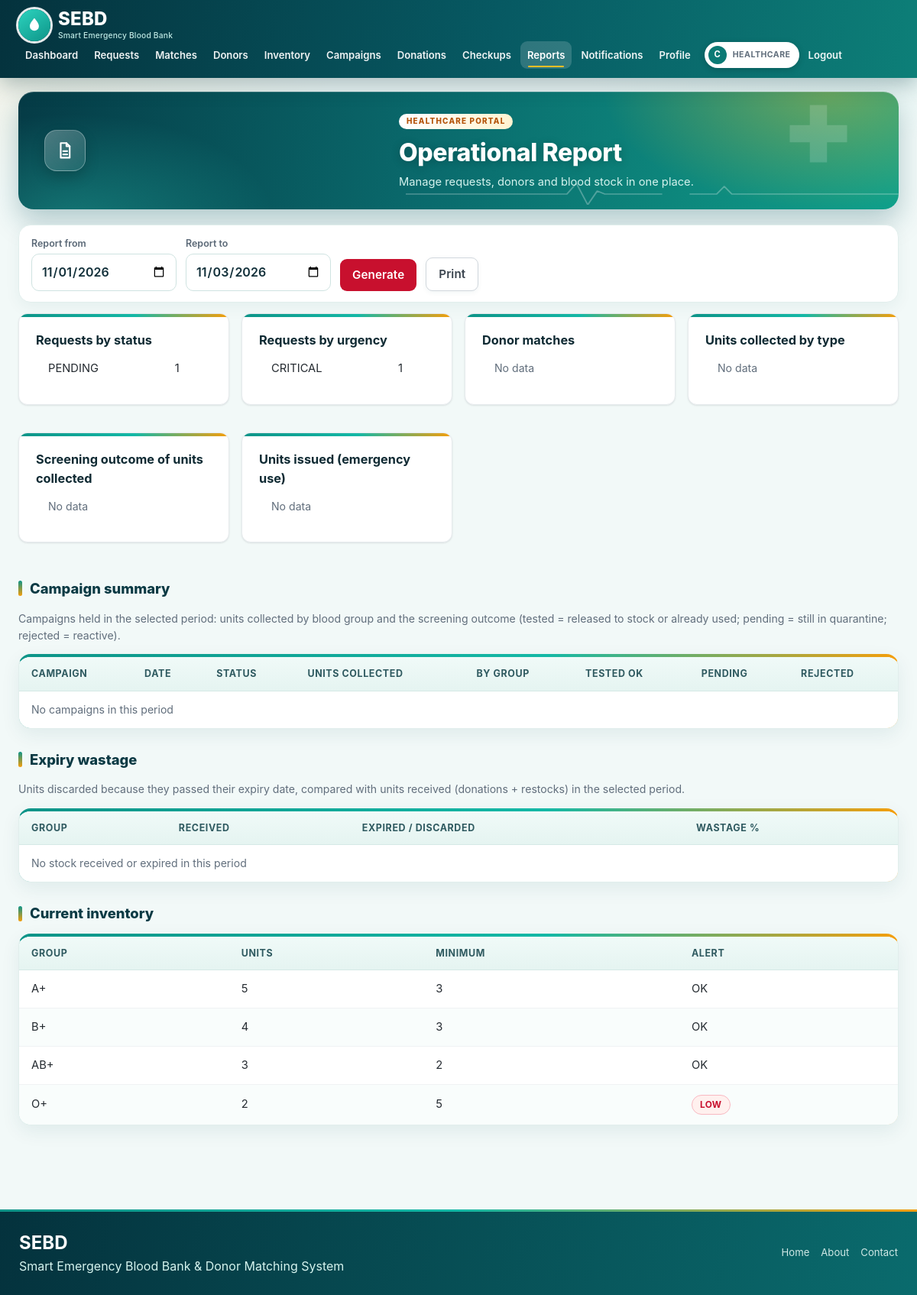
The app's page /healthcare/reports.php (signed in) with its own data.
### tables this page shows
CREATE TABLE IF NOT EXISTS `blood_inventory` (
  `inventory_id` int NOT NULL AUTO_INCREMENT,
  `organization_id` int NOT NULL,
  `blood_group` enum('A+','A-','B+','B-','AB+','AB-','O+','O-') NOT NULL,
  `units_available` int NOT NULL DEFAULT '0',
  `minimum_stock` int NOT NULL DEFAULT '0',
  `last_updated` datetime DEFAULT CURRENT_TIMESTAMP ON UPDATE CURRENT_TIMESTAMP,
  PRIMARY KEY (`inventory_id`),
  UNIQUE KEY `organization_id` (`organization_id`,`blood_group`)
);

### includes/auth.php (called while the page is built, shortened)
<?php
require_once __DIR__.'/../config/database.php';
require_once __DIR__.'/functions.php';
process_requests($pdo);

### healthcare/reports.php (the view, shortened to what this page needs)
<?php require_once __DIR__.'/../includes/auth.php'; require_role('HEALTHCARE');
$o=my_org($pdo); $oid=$o['organization_id']; [$f,$t]=date_range(date('Y-m-01'),date('Y-m-d'));
function grp($pdo,$sql,$p){ $s=$pdo->prepare($sql); $s->execute($p); return $s->fetchAll(PDO::FETCH_KEY_PAIR); }
$req=grp($pdo,"SELECT IF(r.status='CANCELLED' AND ".AUTOCLOSED_SQL.",'EXPIRED (auto-closed)',IF(r.status='CANCELLED','CANCELLED (by organization)',r.status)) s,COUNT(*) FROM emergency_requests r WHERE r.organization_id=? AND DATE(r.created_at) BETWEEN ? AND ? GROUP BY s",[$oid,$f,$t]);
$urg=grp($pdo,"SELECT urgency,COUNT(*) FROM emergency_requests WHERE organization_id=? AND DATE(created_at) BETWEEN ? AND ? GROUP BY urgency",[$oid,$f,$t]);
$mat=grp($pdo,"SELECT m.status,COUNT(*) FROM donor_matches m JOIN emergency_requests r USING(request_id) WHERE r.organization_id=? AND DATE(m.matched_at) BETWEEN ? AND ? GROUP BY m.status",[$oid,$f,$t]);
$don=grp($pdo,"SELECT donation_type,SUM(units_donated) FROM donations WHERE organization_id=? AND status='COMPLETED' AND DATE(donation_date) BETWEEN ? AND ? GROUP BY donation_type",[$oid,$f,$t]);
$rec=grp($pdo,"SELECT blood_group,SUM(quantity_change) FROM inventory_logs WHERE organization_id=? AND change_type IN ('DONATION','RESTOCK') AND quantity_change>0 AND DATE(created_at) BETWEEN ? AND ? GROUP BY blood_group",[$oid,$f,$t]);
$use=grp($pdo,"SELECT blood_group,SUM(-quantity_change) FROM inventory_logs WHERE organization_id=? AND change_type='EMERGENCY_USE' AND DATE(created_at) BETWEEN ? AND ? GROUP BY blood_group",[$oid,$f,$t]);
$exp=grp($pdo,"SELECT blood_group,SUM(-quantity_change) FROM inventory_logs WHERE organization_id=? AND change_type='EXPIRED' AND DATE(created_at) BETWEEN ? AND ? GROUP BY blood_group",[$oid,$f,$t]);
$scr=grp($pdo,"SELECT CASE b.status WHEN 'QUARANTINE' THEN 'Pending screening' WHEN 'REJECTED' THEN 'Rejected (reactive)' ELSE 'Passed (released to stock / used / expired)' END s,SUM(n.units_donated) FROM donations n JOIN blood_batches b ON b.donation_id=n.donation_id WHERE n.organization_id=? AND n.status='COMPLETED' AND DATE(n.donation_date) BETWEEN ? AND ? GROUP BY s",[$oid,$f,$t]);
$camp=$pdo->prepare("SELECT c.campaign_id,c.campaign_name,c.campaign_date,c.status,COUNT(n.donation_id) dn,COALESCE(SUM(b.status='QUARANTINE'),0) q,COALESCE(SUM(b.status IN ('ACTIVE','USED','EXPIRED')),0) ok,COALESCE(SUM(b.status='REJECTED'),0) rj FROM donation_campaigns c LEFT JOIN donations n ON n.campaign_id=c.campaign_id LEFT JOIN blood_batches b ON b.donation_id=n.donation_id WHERE c.organization_id=? AND c.campaign_date BETWEEN ? AND ? GROUP BY c.campaign_id ORDER BY c.campaign_date DESC"); $camp->execute([$oid,$f,$t]); $camp=$camp->fetchAll();
$inv=$pdo->prepare("SELECT * FROM blood_inventory WHERE organization_id=? ORDER BY blood_group"); $inv->execute([$oid]);
$title='Operational Report'; require '../includes/header.php';
function tb($a,$h){ echo "<div class='card'><b>$h</b><table>"; foreach($a as $k=>$v) echo "<tr><td>".h($k)."</td><td>".h($v)."</td></tr>"; if(!$a) echo "<tr><td class='muted'>No data</td></tr>"; echo "</table></div>"; } ?>
<form class="filter"><label class="dl">Report from <input type="date" name="from" value="<?= h($f) ?>"></label><label class="dl">Report to <input type="date" name="to" value="<?= h($t) ?>"></label><button class="btn">Generate</button><button type="button" class="btn alt" onclick="window.print()">Print</button></form>
<div class="row"><?php tb($req,'Requests by status'); tb($urg,'Requests by urgency'); tb($mat,'Donor matches'); tb($don,'Units collected by type'); tb($scr,'Screening outcome of units collected'); tb($use,'Units issued (emergency use)'); ?></div>
<h2>Campaign summary</h2><p class="muted">Campaigns held in the selected period: units collected by blood group and the screening outcome (tested = released to stock or already used; pending = still in quarantine; rejected = reactive).</p>
<div class="tw"><table><thead><tr><th>Campaign</th><th>Date</th><th>Status</th><th>Units collected</th><th>By group</th><th>Tested OK</th><th>Pending</th><th>Rejected</th></tr></thead><tbody>
<?php  if(!$camp) echo "<tr><td colspan='8' class='muted'>No campaigns in this period</td></tr>"; ?></tbody></table></div>
<h2>Expiry wastage</h2><p class="muted">Units discarded because they passed their expiry date, compared with units received (donations + restocks) in the selected period.</p>
<div class="tw"><table><thead><tr><th>Group</th><th>Received</th><th>Expired / discarded</th><th>Wastage %</th></tr></thead><tbody>
<?php $tr=0;$te=0; foreach(BLOOD as $b){ $r=(int)($rec[$b]??0); $e=(int)($exp[$b]??0); if(!$r&&!$e) continue; $tr+=$r;$te+=$e; echo "<tr><td>".h($b)."</td><td>$r</td><td>$e</td><td>".($r?round($e*100/$r,1).'%':'-')."</td></tr>"; }
if(!$tr&&!$te) echo "<tr><td colspan='4' class='muted'>No stock received or expired in this period</td></tr>"; else echo "<tr><td><b>Total</b></td><td><b>$tr</b></td><td><b>$te</b></td><td><b>".($tr?round($te*100/$tr,1).'%':'-')."</b></td></tr>"; ?></tbody></table></div>
<h2>Current inventory</h2><div class="tw"><table><thead><tr><th>Group</th><th>Units</th><th>Minimum</th><th>Alert</th></tr></thead><tbody>
<?php foreach($inv as $r) echo "<tr><td>".h($r['blood_group'])."</td><td>{$r['units_available']}</td><td>{$r['minimum_stock']}</td><td>".($r['units_available']<=$r['minimum_stock']?badge('LOW'):'OK')."</td></tr>"; ?></tbody></table></div>
<?php require '../includes/footer.php';

### includes/functions.php (shortened to what this page needs)
<?php
function icon($n){
  static $i=[
  'drop'=>'<path d="M12 2.7s6 6.2 6 10.6a6 6 0 0 1-12 0c0-4.4 6-10.6 6-10.6z"/>',
  'users'=>'<path d="M16 20v-1.5a3.5 3.5 0 0 0-3.5-3.5h-5A3.5 3.5 0 0 0 4 18.5V20"/><circle cx="10" cy="8" r="3.5"/><path d="M20 20v-1.5a3.5 3.5 0 0 0-2.5-3.3M15.5 4.7a3.5 3.5 0 0 1 0 6.6"/>',
  'user'=>'<circle cx="12" cy="8" r="4"/><path d="M4 21v-1a6 6 0 0 1 6-6h4a6 6 0 0 1 6 6v1"/>',
  'check'=>'<path d="M5 12.5l4.5 4.5L19 7.5"/>',
  'hospital'=>'<path d="M4 21V6a1 1 0 0 1 1-1h8a1 1 0 0 1 1 1v15M14 10h5a1 1 0 0 1 1 1v10M2 21h20M9 8v6M6 11h6"/>',
  'activity'=>'<path d="M3 12h4l3-8 4 16 3-8h4"/>',
  'alert'=>'<path d="M12 3.5L21.5 20h-19z"/><path d="M12 10v5M12 17.5v.01"/>',
  'target'=>'<circle cx="12" cy="12" r="9"/><circle cx="12" cy="12" r="5"/><circle cx="12" cy="12" r="1"/>',
  'lock'=>'<rect x="5" y="11" width="14" height="10" rx="2"/><path d="M8 11V8a4 4 0 0 1 8 0v3"/>',
  'message'=>'<path d="M21 12a8 8 0 0 1-11.6 7.1L4 20.5l1.4-4.6A8 8 0 1 1 21 12z"/>',
  'pin'=>'<path d="M12 21s7-6.2 7-11.5a7 7 0 0 0-14 0C5 14.8 12 21 12 21z"/><circle cx="12" cy="9.5" r="2.5"/>',
  'mail'=>'<rect x="3" y="5" width="18" height="14" rx="2"/><path d="M3 7l9 6 9-6"/>',
  'phone'=>'<path d="M5 4h4l2 5-2.5 1.5a11 11 0 0 0 5 5L15 13l5 2v4a2 2 0 0 1-2 2A16 16 0 0 1 3 6a2 2 0 0 1 2-2z"/>',
  'shield'=>'<path d="M12 3l8 3v6c0 4.5-3.4 8-8 9-4.6-1-8-4.5-8-9V6z"/><path d="M9 12l2.2 2.2L15.5 10"/>',
  'clock'=>'<circle cx="12" cy="12" r="9"/><path d="M12 7v5l3 2"/>',
  'arrow'=>'<path d="M5 12h14M13 6l6 6-6 6"/>',
  'calendar'=>'<rect x="4" y="5" width="16" height="15" rx="2"/><path d="M4 10h16M9 3v4M15 3v4"/>',
  'bell'=>'<path d="M6 16v-5a6 6 0 0 1 12 0v5l1.5 2h-15z"/><path d="M10 20.5a2 2 0 0 0 4 0"/>',
  'heart'=>'<path d="M12 20s-7.5-4.6-7.5-10a4.3 4.3 0 0 1 7.5-2.8A4.3 4.3 0 0 1 19.5 10c0 5.4-7.5 10-7.5 10z"/>',
  'clipboard'=>'<rect x="6" y="4" width="12" height="17" rx="2"/><path d="M9 4h6v3H9zM9 12h6M9 16h4"/>',
  'megaphone'=>'<path d="M4 10v4h3l7 4V6L7 10z"/><path d="M17.5 9.5a4 4 0 0 1 0 5"/>',
  'ban'=>'<circle cx="12" cy="12" r="9"/><path d="M5.6 5.6l12.8 12.8"/>',
  'file'=>'<path d="M7 3h7l4 4v14H7z"/><path d="M14 3v4h4M10 13h5M10 17h5"/>',
  'menu'=>'<path d="M4 6h16M4 12h16M4 18h16"/>'
  ];
  return "<svg class='ico' viewBox='0 0 24 24' width='1em' height='1em' aria-hidden='true' focusable='false'>".$i[$n].'</svg>';
}
function h($s){ return htmlspecialchars((string)$s, ENT_QUOTES, 'UTF-8'); }
function date_range($df,$dt){ $ok=fn($x)=>(bool)(($o=DateTime::createFromFormat('Y-m-d',$x))&&$o->format('Y-m-d')===$x); $f=get('from',$df); $t=get('to',$dt); if(!$ok($f))$f=$df; if(!$ok($t))$t=$dt; if($f>$t)[$f,$t]=[$t,$f]; return [$f,$t]; }
function get($k,$d=''){ $v=$_GET[$k] ?? $d; return is_string($v)?trim($v):(string)$d; }
function badge($s){ $label=$s==='CLEARED'?'Checkup cleared':str_replace('_',' ',$s); return "<span class='badge b-".strtolower(h($s))."'>".h($label)."</span>"; }
function compatible_donor_groups($r){
  $m=['A+'=>['A+','A-','O+','O-'],'A-'=>['A-','O-'],'B+'=>['B+','B-','O+','O-'],'B-'=>['B-','O-'],
      'AB+'=>BLOOD,'AB-'=>['AB-','A-','B-','O-'],'O+'=>['O+','O-'],'O-'=>['O-']];
  return $m[$r] ?? [];
}
function distance_km($a,$b,$c,$d){
  $r=6371; $dl=deg2rad($c-$a); $dn=deg2rad($d-$b);
  $x=sin($dl/2)**2+cos(deg2rad($a))*cos(deg2rad($c))*sin($dn/2)**2;
  return round(2*$r*asin(sqrt($x)),2);
}
function donor_group_order($recipient){
  $c=compatible_donor_groups($recipient); $reach=[];
  foreach(BLOOD as $g){ $reach[$g]=0; foreach(BLOOD as $rcp) if(in_array($g,compatible_donor_groups($rcp),true)) $reach[$g]++; }
  $rh=substr($recipient,-1);
  $key=fn($g)=>[$g===$recipient?0:1,substr($g,-1)===$rh?0:1,$reach[$g],array_search($g,BLOOD)];
  usort($c,fn($a,$b)=>$key($a)<=>$key($b));
  return $c;
}
function process_requests($pdo,$force=false){
  try{
    $e=$pdo->query("SELECT r.request_id,r.urgency,r.status,r.units_required,r.blood_group,ho.user_id org_user,
        (SELECT COUNT(*) FROM donor_matches m WHERE m.request_id=r.request_id AND m.status IN ('ACCEPTED','COMPLETED')) active,
        (SELECT COUNT(*) FROM emergency_request_history h WHERE h.request_id=r.request_id AND h.notes LIKE 'Re-match round%(automatic)%') autor,
        TIMESTAMPDIFF(MINUTE,r.created_at,r.required_time) win,
        GREATEST(r.created_at,COALESCE((SELECT MAX(h.changed_at) FROM emergency_request_history h WHERE h.request_id=r.request_id AND (h.notes LIKE 'Re-match round%' OR h.notes LIKE 'Request edited%urgency %')),r.created_at)) last_round,
        TIMESTAMPDIFF(MINUTE,GREATEST(r.created_at,COALESCE((SELECT MAX(h.changed_at) FROM emergency_request_history h WHERE h.request_id=r.request_id AND (h.notes LIKE 'Re-match round%' OR h.notes LIKE 'Request edited%urgency %')),r.created_at)),NOW()) waited
      FROM emergency_requests r JOIN healthcare_organizations ho USING(organization_id) WHERE r.status IN ('PENDING','MATCHING','PARTIALLY_FULFILLED') AND r.required_time>NOW()")->fetchAll();
    foreach($e as $r){
      $limit=min(ESCALATE_AFTER_MIN[$r['urgency']],max(ESCALATE_MIN_WAIT,intdiv((int)$r['win'],2)));
      if((int)$r['active']>=(int)$r['units_required'] || (int)$r['autor']>=AUTO_MAX_ROUNDS || (int)$r['waited']<$limit) continue;
      $rd=rematch_rounds($pdo,$r['request_id'])+1; $n=run_matching($pdo,$r['request_id'],$rd,$mi);
      $note="Re-match round $rd (automatic): $n additional donor(s) notified after {$limit} minutes without enough accepted donors (search widened".($n?'; '.match_info_text($mi,$r['blood_group']):'').").";
      $pdo->prepare("INSERT INTO emergency_request_history(request_id,old_status,new_status,changed_by,notes) VALUES(?,?,?,?,?)")->execute([$r['request_id'],$r['status'],$n&&$r['status']==='PENDING'?'MATCHING':$r['status'],$r['org_user'],$note]);
    }
  }catch(Throwable $x){  }
  finally{ try{ $pdo->query("SELECT RELEASE_LOCK('sebd_process_requests')"); }catch(Throwable $x){} }
}
function rematch_rounds($pdo,$rid){ $s=$pdo->prepare("SELECT COUNT(*) FROM emergency_request_history WHERE request_id=? AND notes LIKE 'Re-match round%'"); $s->execute([$rid]); return (int)$s->fetchColumn(); }
function reach_km($requiredTime,$now=null){ $left=(strtotime($requiredTime)-($now??time()))/60; return max(0,($left-RESPONSE_BUFFER_MIN)/60*TRAVEL_KMH); }
function run_matching($pdo,$rid,$round=0,&$info=null){
  $info=['exact'=>0,'compatible'=>0,'reserved'=>0,'far'=>0];
  $s=$pdo->prepare("SELECT r.*,COALESCE(r.latitude,o.latitude) lat,COALESCE(r.longitude,o.longitude) lng FROM emergency_requests r JOIN healthcare_organizations o ON o.organization_id=r.organization_id WHERE r.request_id=?");
  $s->execute([$rid]); $r=$s->fetch(); if(!$r) return 0;
  $order=donor_group_order($r['blood_group']); $in=implode(',',array_fill(0,count($order),'?'));
  $q=$pdo->prepare("SELECT d.*,u.user_id uid FROM donors d JOIN users u ON u.user_id=d.user_id
    WHERE d.verification_status='VERIFIED' AND d.health_status='CLEARED' AND d.availability_status='AVAILABLE' AND u.status='ACTIVE' AND d.weight_kg>".DONOR_MIN_WEIGHT_KG." AND d.date_of_birth<=DATE_SUB(CURDATE(),INTERVAL ".DONOR_MIN_AGE." YEAR)
    AND d.date_of_birth>DATE_SUB(CURDATE(),INTERVAL IF(d.last_donation_date IS NOT NULL OR EXISTS(SELECT 1 FROM donations dn WHERE dn.donor_id=d.donor_id),".(DONOR_MAX_AGE_REGULAR+1).",".(DONOR_MAX_AGE_FIRST+1).") YEAR) AND d.blood_group IN ($in)
    AND (d.last_donation_date IS NULL OR DATE_ADD(d.last_donation_date,INTERVAL ".DONATION_GAP_MONTHS." MONTH)<=CURDATE())
    AND NOT EXISTS(SELECT 1 FROM donor_matches m WHERE m.request_id=? AND m.donor_id=d.donor_id)");
  $q->execute([...$order,$rid]);
  $ladder=URGENCY_RADIUS[$r['urgency']];
  $need=max(1,((int)$r['units_required']-completed_units($pdo,$rid))*MATCH_POOL_FACTOR); $limit=max(URGENCY_LIMIT[$r['urgency']],(int)ceil($need*URGENCY_LIMIT_MULT[$r['urgency']]));
  $reach=reach_km($r['required_time']); $pools=['near'=>[],'far'=>[]];
  foreach($q->fetchAll() as $d){ $d['km']=distance_km($r['lat'],$r['lng'],$d['latitude'],$d['longitude']); $pools[($d['km']!==null&&$d['km']<=$reach)?'near':'far'][$d['blood_group']][]=$d; }
  $start=min($round,count($ladder)-1); $c=[];
  $c=array_slice($c,0,$limit); $n=0;
  foreach($c as $d){
    $info[$d['tier']]++; if($d['far']) $info['far']++; $n++;
  }
  return $n;
}
function match_info_text($i,$bg){
  $p=["{$i['exact']} exact $bg"]; if($i['compatible']) $p[]="{$i['compatible']} compatible"; if($i['reserved']) $p[]="{$i['reserved']} universal O- (exact/compatible donors were not enough)";
  return implode(', ',$p);
}
function completed_units($pdo,$rid){ $s=$pdo->prepare("SELECT COUNT(*) FROM donor_matches WHERE request_id=? AND status='COMPLETED'"); $s->execute([$rid]); return (int)$s->fetchColumn(); }

### records on screen
blood_inventory: blood_group "A+", units_available "5", minimum_stock "3", shows "OK"
blood_inventory: blood_group "B+", units_available "4", minimum_stock "3", shows "OK"
blood_inventory: blood_group "AB+", units_available "3", minimum_stock "2", shows "OK"
blood_inventory: blood_group "O+", units_available "2", minimum_stock "5"

### other values on screen
$l "Dashboard"
$l "Requests"
$l "Matches"
$l "Donors"
$l "Inventory"
$l "Campaigns"
$l "Donations"
$l "Checkups"
$l "Reports"
$l "Notifications"
$l "Profile"
substr($_SESSION['name']??'U',0,1) "C"
$title "Operational Report"
$h "Requests by status Requests by urgency Donor matches Units collected by type Screening outcome of units collected Units issued (emergency use)"
$k "PENDING"
